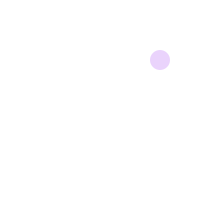
Frame 1 (no input)
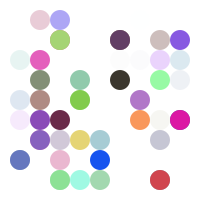
Frame 60 (the mouse pressed at the canvas centre just before this capture)
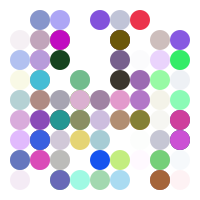
Frame 120 (the mouse held since frame 60 and released just before this capture)

The Processing sketch that drew these frames (run headless with seeded random() and noise(); from frame 60 on, the mouse is pressed at the canvas centre):

// Processing sketch: processing_185506
// ── processing_185506.pde

float r;
float g;
float b;
float a;
float diam;
float x;
float y;


void setup() {
  size(200,200);
  background(255);
  smooth();    
}

void draw() {
  r = random(255);
  g = random(255);
  b = random(255);
  a = random(255);
  diam = 20;
  x = 20*(int)(random(1,10));
  y = 20*(int)(random(1,10));
  //attempted to reassign x + y to random value between 10-200 at intervals of 10
  
  noStroke();
  fill(r,g,b,a);
  ellipse(x,y,diam,diam);
}
